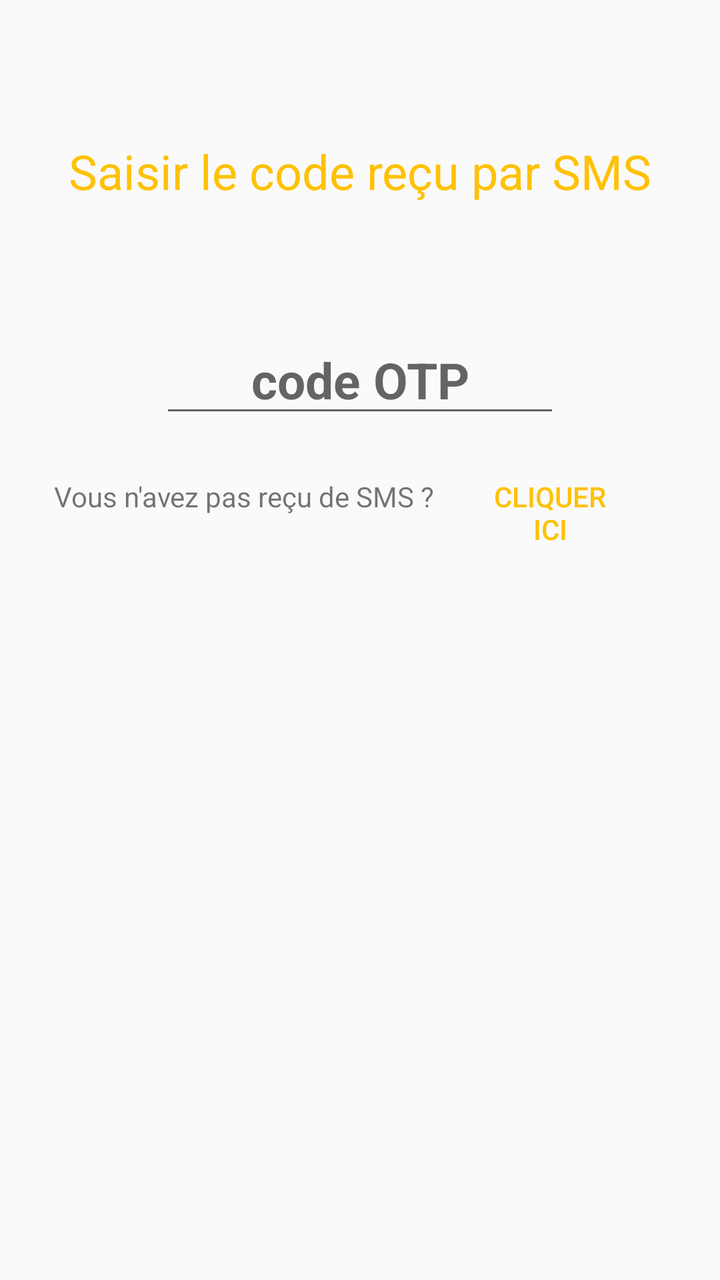
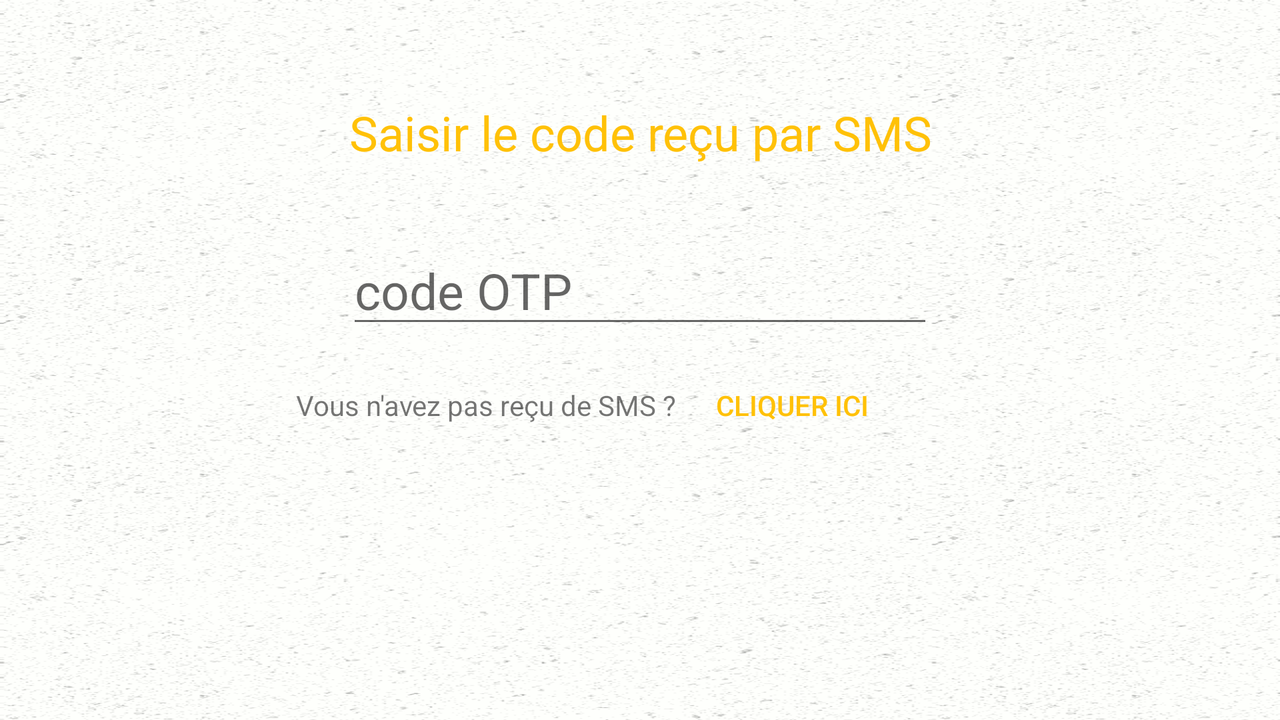

The same Android screen from two of the app's own layout files: first res/layout/ as a phone draws it, then the repository's variant for another configuration, drawn on a device whose configuration selects that folder. Both files follow.
<!-- AndroidManifest.xml: application theme AppTheme -->
<!-- res/layout/content_otp.xml -->
<?xml version="1.0" encoding="utf-8"?>
<android.support.constraint.ConstraintLayout xmlns:android="http://schemas.android.com/apk/res/android"
    xmlns:app="http://schemas.android.com/apk/res-auto"
    xmlns:tools="http://schemas.android.com/tools"
    android:layout_width="match_parent"
    android:layout_height="match_parent"
    app:layout_behavior="@string/appbar_scrolling_view_behavior"
    tools:context="com.kse.vas.myvibes.OTPActivity"
    tools:showIn="@layout/activity_otp">

    <TextView
        android:id="@+id/tvNumOtp"
        android:layout_width="331dp"
        android:layout_height="83dp"
        android:layout_marginEnd="8dp"
        android:layout_marginStart="8dp"
        android:layout_marginTop="44dp"
        android:gravity="center"
        android:text="Saisir le code reçu par SMS"
        android:textColor="@color/colorPrimary"
        android:textSize="24sp"
        app:layout_constraintEnd_toEndOf="parent"
        app:layout_constraintHorizontal_bias="0.513"
        app:layout_constraintStart_toStartOf="parent"
        app:layout_constraintTop_toTopOf="parent" />

    <EditText
        android:id="@+id/textOtp"
        android:layout_width="@dimen/size_edittext_width"
        android:layout_height="wrap_content"
        android:layout_marginEnd="8dp"
        android:layout_marginStart="8dp"
        android:layout_marginTop="36dp"
        android:gravity="center_horizontal|center"
        android:hint="code OTP"
        android:inputType="number"
        android:maxLength="4"
        android:textSize="25dp"
        android:textStyle="bold"
        app:layout_constraintEnd_toEndOf="parent"
        app:layout_constraintStart_toStartOf="parent"
        app:layout_constraintTop_toBottomOf="@+id/tvNumOtp" />

    <TextView
        android:id="@+id/tvSms"
        android:layout_width="wrap_content"
        android:layout_height="wrap_content"
        android:layout_marginEnd="8dp"
        android:layout_marginTop="25dp"
        android:text="Vous n'avez pas reçu de SMS ?"
        app:layout_constraintEnd_toStartOf="@+id/bt_cliquer"
        app:layout_constraintHorizontal_bias="0.5"
        app:layout_constraintHorizontal_chainStyle="packed"
        app:layout_constraintStart_toStartOf="parent"
        app:layout_constraintTop_toBottomOf="@+id/textOtp" />

    <Button
        android:id="@+id/bt_cliquer"
        style="@style/Widget.AppCompat.Button.Borderless"
        android:layout_width="100dp"
        android:layout_height="wrap_content"
        android:layout_marginEnd="8dp"
        android:text="cliquer ici"
        android:textColor="@color/colorPrimary"
        app:layout_constraintBaseline_toBaselineOf="@+id/tvSms"
        app:layout_constraintEnd_toEndOf="parent"
        app:layout_constraintHorizontal_bias="0.5"
        app:layout_constraintStart_toEndOf="@+id/tvSms" />

    <TextView
        android:id="@+id/voirOTP"
        android:layout_width="wrap_content"
        android:layout_height="wrap_content"
        android:layout_marginStart="8dp"
        android:layout_marginTop="8dp"
        android:text="TextView"
        android:visibility="gone"
        app:layout_constraintStart_toStartOf="parent"
        app:layout_constraintTop_toTopOf="parent" />

</android.support.constraint.ConstraintLayout>
<!-- resources referenced by this layout -->
<resources>
  <color name="colorPrimary">#FFC107</color>
  <!-- from res/values-xxhdpi/ -->
  <dimen name="size_edittext_width">200dp</dimen>
  <style name="AppTheme" parent="Theme.AppCompat.Light.DarkActionBar">
          
          <item name="colorPrimary">@color/colorPrimary</item>
          <item name="colorPrimaryDark">@color/colorPrimaryDark</item>
          <item name="colorAccent">@color/colorAccent</item>
      </style>
  <color name="colorPrimaryDark">#ff8f00</color>
  <color name="colorAccent">#2196f3</color>
</resources>
<!-- res/layout-land/content_otp.xml (the repository's variant of the layout above) -->
<!-- drawn on the phone turned sideways -->
<?xml version="1.0" encoding="utf-8"?>
<android.support.constraint.ConstraintLayout xmlns:android="http://schemas.android.com/apk/res/android"
    xmlns:app="http://schemas.android.com/apk/res-auto"
    xmlns:tools="http://schemas.android.com/tools"
    android:layout_width="match_parent"
    android:layout_height="match_parent"
    android:background="@drawable/bg_3"
    app:layout_behavior="@string/appbar_scrolling_view_behavior"
    tools:context="com.kse.vas.myvibes.OTPActivity"
    tools:showIn="@layout/activity_otp">

    <TextView
        android:id="@+id/tvNumOtp"
        android:layout_width="wrap_content"
        android:layout_height="wrap_content"
        android:layout_marginEnd="8dp"
        android:layout_marginStart="8dp"
        android:layout_marginTop="50dp"
        android:gravity="center"
        android:text="Saisir le code reçu par SMS"
        android:textColor="@color/colorPrimary"
        android:textSize="24sp"
        app:layout_constraintEnd_toEndOf="parent"
        app:layout_constraintHorizontal_bias="0.502"
        app:layout_constraintStart_toStartOf="parent"
        app:layout_constraintTop_toTopOf="parent" />

    <EditText
        android:id="@+id/textOtp"
        android:layout_width="wrap_content"
        android:layout_height="wrap_content"
        android:layout_marginEnd="8dp"
        android:layout_marginStart="8dp"
        android:layout_marginTop="36dp"
        android:ems="10"
        android:hint="code OTP"
        android:inputType="number"
        android:maxLength="4"
        android:textSize="25sp"
        app:layout_constraintEnd_toEndOf="parent"
        app:layout_constraintStart_toStartOf="parent"
        app:layout_constraintTop_toBottomOf="@+id/tvNumOtp" />

    <TextView
        android:id="@+id/tvSms"
        android:layout_width="wrap_content"
        android:layout_height="wrap_content"
        android:layout_marginStart="148dp"
        android:layout_marginTop="24dp"
        android:text="Vous n'avez pas reçu de SMS ?"
        app:layout_constraintStart_toStartOf="parent"
        app:layout_constraintTop_toBottomOf="@+id/textOtp" />

    <Button
        android:id="@+id/bt_cliquer"
        style="@style/Widget.AppCompat.Button.Borderless"
        android:layout_width="wrap_content"
        android:layout_height="wrap_content"
        android:layout_marginEnd="8dp"
        android:layout_marginStart="8dp"
        android:text="cliquer ici"
        android:textColor="@color/colorPrimary"
        app:layout_constraintBaseline_toBaselineOf="@+id/tvSms"
        app:layout_constraintEnd_toEndOf="parent"
        app:layout_constraintHorizontal_bias="0.0"
        app:layout_constraintStart_toEndOf="@+id/tvSms" />

    <TextView
        android:id="@+id/voirOTP"
        android:layout_width="wrap_content"
        android:layout_height="wrap_content"
        android:layout_marginStart="8dp"
        android:layout_marginTop="8dp"
        android:text="TextView"
        android:visibility="gone"
        app:layout_constraintStart_toStartOf="parent"
        app:layout_constraintTop_toTopOf="parent" />

</android.support.constraint.ConstraintLayout>
<!-- resources referenced by the variant -->
<!-- as the phone turned sideways resolves them -->
<resources>
  <color name="colorPrimary">#FFC107</color>
  <!-- drawable bg_3: png bitmap (drawable, 105935 bytes) -->
  <style name="AppTheme" parent="Theme.AppCompat.Light.DarkActionBar">
          
          <item name="colorPrimary">@color/colorPrimary</item>
          <item name="colorPrimaryDark">@color/colorPrimaryDark</item>
          <item name="colorAccent">@color/colorAccent</item>
      </style>
  <color name="colorPrimaryDark">#ff8f00</color>
  <color name="colorAccent">#2196f3</color>
</resources>
